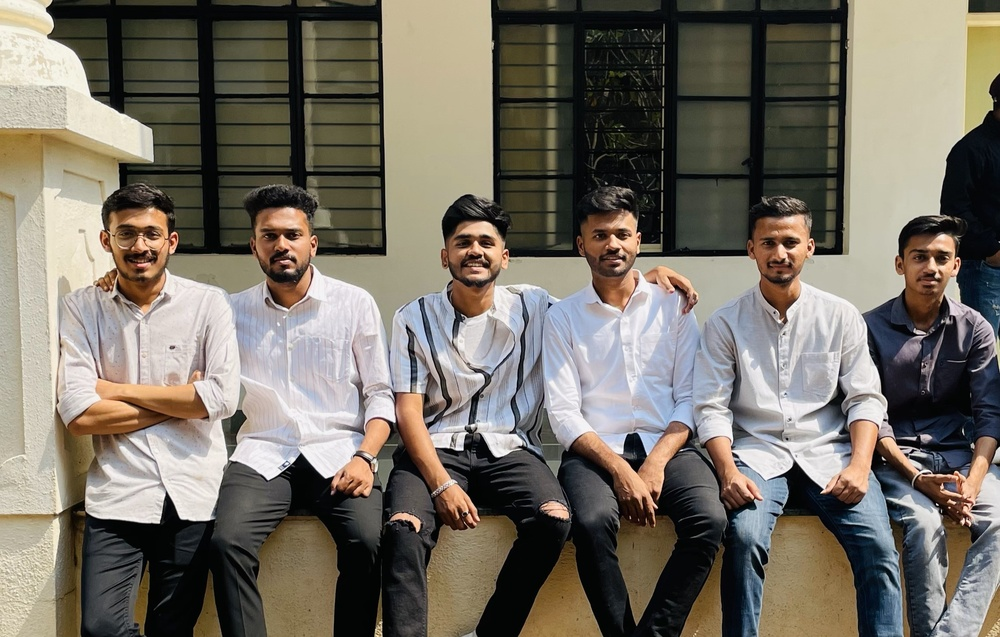
#> input picture Grou.jpg, 1000 x 637 px, shrunk from 2268 x 1444 before the run
$ python image_transformation.py
#> lines starting #> are read from the running program, lines starting #| are printed output that depends on the picture
import cv2
import numpy as np

# Load the image
image = cv2.imread('Grou.jpg')
#> image is the input picture: shape (637, 1000, 3); mean B, G, R 101.3, 111.9, 118.1

# Define the transformation parameters
rows, cols, _ = image.shape
#> rows = 637; cols = 1000
center = (cols // 2, rows // 2)
#> center = (500, 318)

# Perform scaling transformation
scaling_matrix = cv2.getRotationMatrix2D(center, 0.5, 2)
scaled_image = cv2.warpAffine(image, scaling_matrix, (cols, rows))
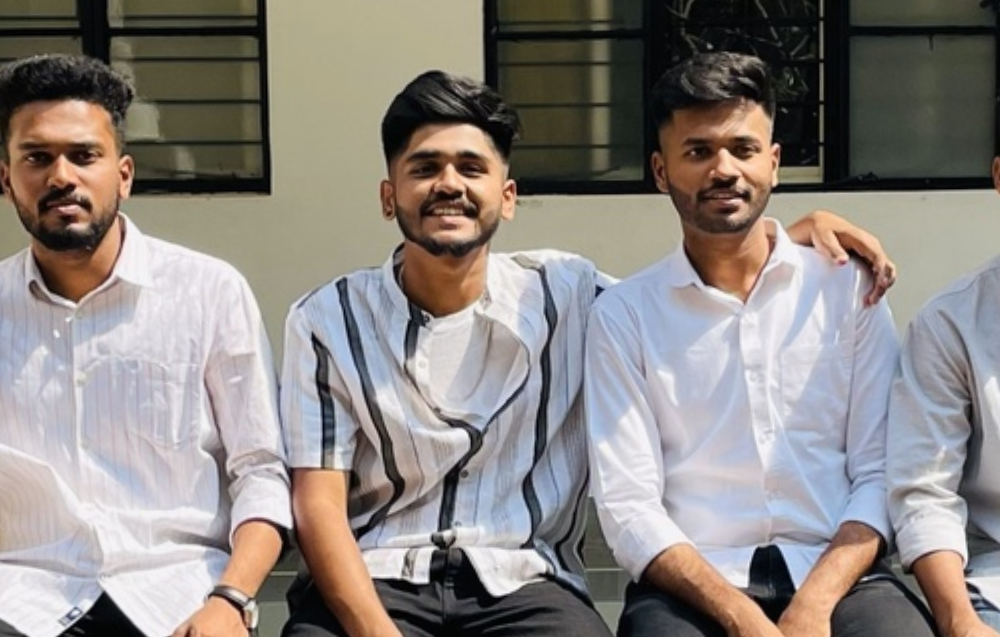
#> scaled_image: shape (637, 1000, 3); mean B, G, R 129.3, 133.3, 139.7

# Perform rotation transformation
rotation_matrix = cv2.getRotationMatrix2D(center, 45, 1)
rotated_image = cv2.warpAffine(image, rotation_matrix, (cols, rows))
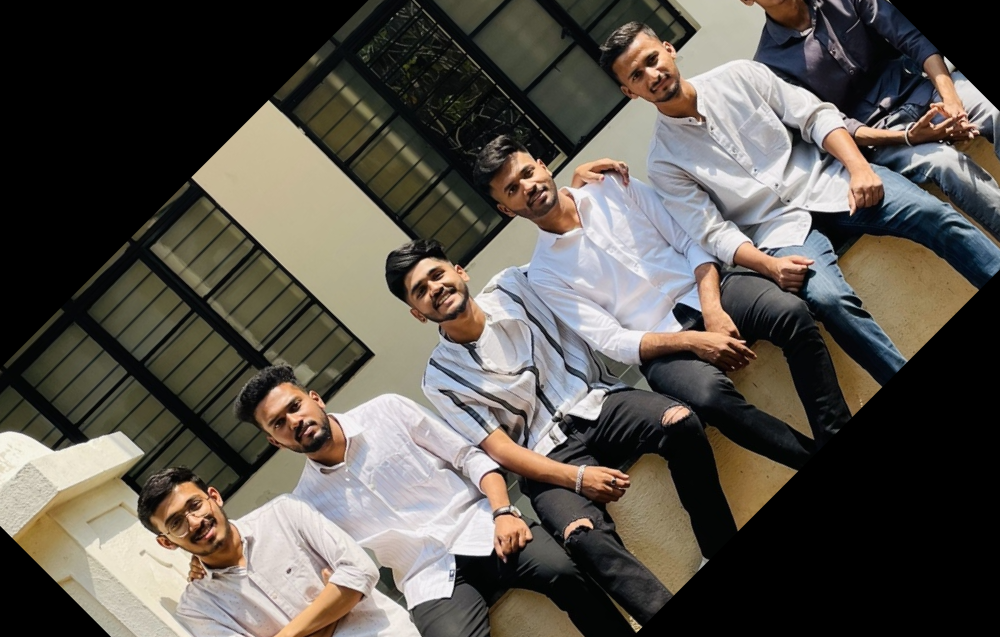
#> rotated_image: shape (637, 1000, 3); mean B, G, R 76.7, 83.9, 88.9

# Perform translation transformation
translation_matrix = np.float32([[1, 0, 50], [0, 1, 30]])
translated_image = cv2.warpAffine(image, translation_matrix, (cols, rows))
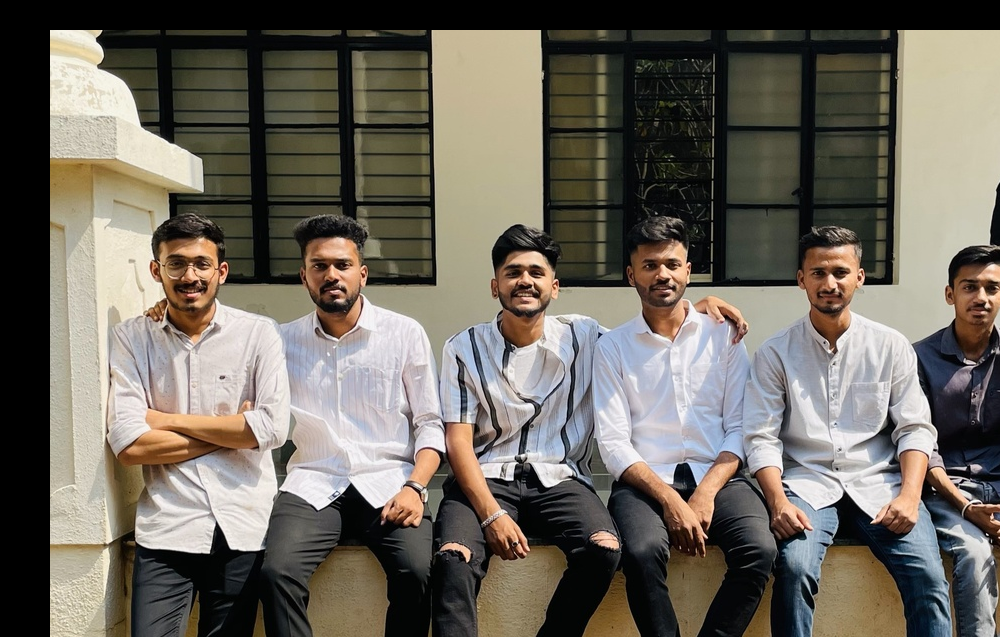
#> translated_image: shape (637, 1000, 3); mean B, G, R 94.2, 103.7, 109.3

# Perform shearing transformation
shearing_matrix = np.float32([[1, 0.2, 0], [0.2, 1, 0]])
sheared_image = cv2.warpAffine(image, shearing_matrix, (cols, rows))
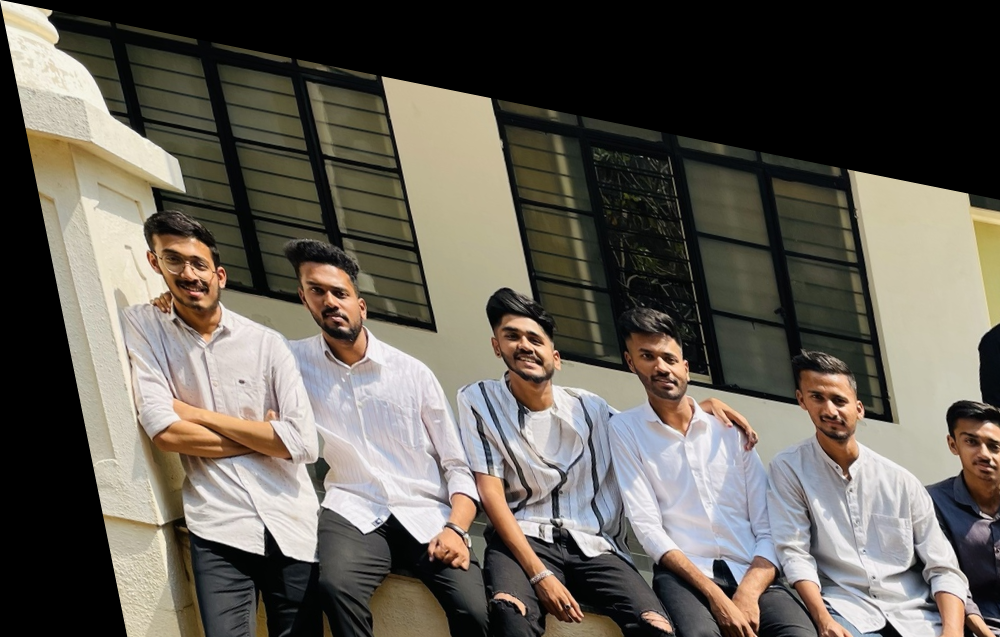
#> sheared_image: shape (637, 1000, 3); mean B, G, R 85.5, 94.2, 99.2

# Save the transformed images
cv2.imwrite('scaled_image.jpg', scaled_image)
cv2.imwrite('rotated_image.jpg', rotated_image)
cv2.imwrite('translated_image.jpg', translated_image)
cv2.imwrite('sheared_image.jpg', sheared_image)
